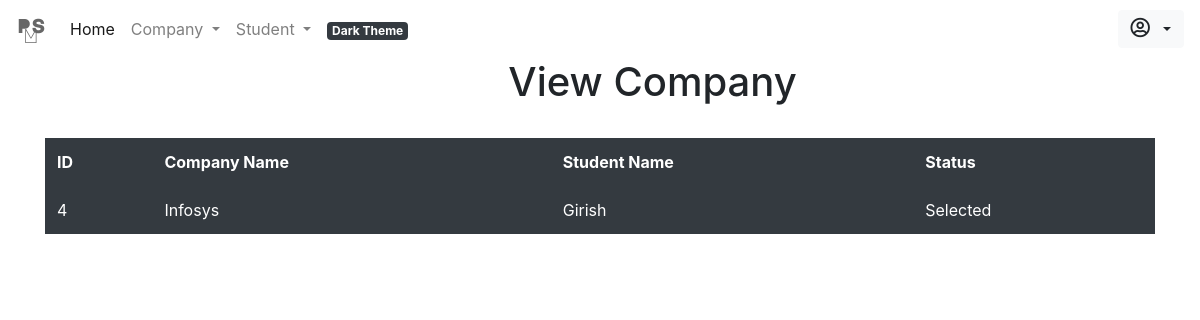
Screenshot of /admin/selectedstudents.php with the database file from the repository.
### tables this page shows
CREATE TABLE IF NOT EXISTS `applied` (
  `id` int(100) NOT NULL AUTO_INCREMENT,
  `name` varchar(200) DEFAULT NULL,
  `company` varchar(200) DEFAULT NULL,
  `status` varchar(100) DEFAULT 'Unknown',
  `chances` varchar(100) DEFAULT NULL,
  PRIMARY KEY (`id`)
);

### admin/selectedstudents.php (the view, shortened to what this page needs)
<!DOCTYPE html>
<html lang="en">
<head>
    <?php include_once 'includes/head.php' ?>
</head>
<body>
      <?php include_once 'includes/nav.php' ?>
    <div class="container">
      <h1 class="form-row justify-content-center" style="margin-left: 100px;">View Company</h1> <br>
       <form>
     <div class="table-responsive">
    <table class="table table-hover table-borderless table-dark">
      <thead>
        <tr>
          <th scope="col">ID</th>
          <th scope="col">Company Name</th>
          <th scope="col">Student Name</th>
          <th scope="col">Status</th>
        </tr>
      </thead>
      <tbody>
        <tr>
          <?php
            $sql = "select * from applied where status='Selected';";
            $res = mysqli_query($conn, $sql);
            $rescheck = mysqli_num_rows($res);
            if($rescheck > 0) {
              while ($row = mysqli_fetch_assoc($res)) {
                  echo '<tr>';
                    echo '<td>'.$row['id'].'</td>';
                    echo '<td>'.$row['company'].'</td>';
                    echo '<td>'.$row['name'].'</td>';
                    echo '<td>'.$row['status'].'</td>';
                  echo '</tr>';
              }
            }
           ?>
      </tbody>
    </table>
    </div>
   </form>
    </div>
</body>
</html>

### rows the page displays
applied: id "4", company "Infosys", name "Girish", status "Selected"
